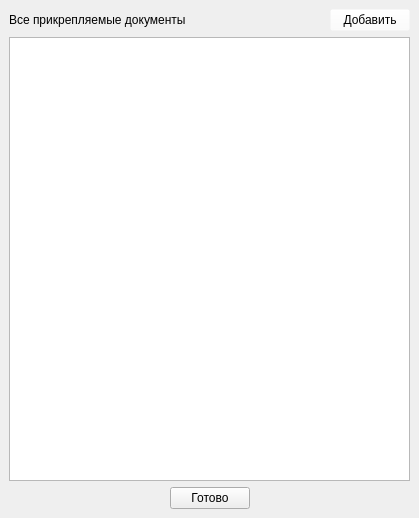
<?xml version="1.0" encoding="UTF-8"?>
<ui version="4.0">
 <class>List_editor</class>
 <widget class="QMainWindow" name="List_editor">
  <property name="geometry">
   <rect>
    <x>0</x>
    <y>0</y>
    <width>419</width>
    <height>518</height>
   </rect>
  </property>
  <property name="windowTitle">
   <string>MainWindow</string>
  </property>
  <widget class="QWidget" name="centralwidget">
   <layout class="QVBoxLayout" name="verticalLayout">
    <item>
     <layout class="QHBoxLayout" name="horizontalLayout">
      <item>
       <widget class="QLabel" name="label">
        <property name="text">
         <string>Все прикрепляемые документы</string>
        </property>
       </widget>
      </item>
      <item>
       <spacer name="horizontalSpacer_3">
        <property name="orientation">
         <enum>Qt::Horizontal</enum>
        </property>
        <property name="sizeHint" stdset="0">
         <size>
          <width>40</width>
          <height>20</height>
         </size>
        </property>
       </spacer>
      </item>
      <item>
       <widget class="QPushButton" name="pushButton">
        <property name="styleSheet">
         <string notr="true">background-color: rgba(255, 255, 255, 0);</string>
        </property>
        <property name="text">
         <string>Добавить</string>
        </property>
        <property name="icon">
         <iconset>
          <normaloff>interface/icons/add.ico</normaloff>interface/icons/add.ico</iconset>
        </property>
       </widget>
      </item>
     </layout>
    </item>
    <item>
     <widget class="QListWidget" name="listWidget"/>
    </item>
    <item>
     <layout class="QHBoxLayout" name="horizontalLayout_2">
      <item>
       <spacer name="horizontalSpacer">
        <property name="orientation">
         <enum>Qt::Horizontal</enum>
        </property>
        <property name="sizeHint" stdset="0">
         <size>
          <width>40</width>
          <height>20</height>
         </size>
        </property>
       </spacer>
      </item>
      <item>
       <widget class="QPushButton" name="pushButton_3">
        <property name="text">
         <string>Готово</string>
        </property>
       </widget>
      </item>
      <item>
       <spacer name="horizontalSpacer_2">
        <property name="orientation">
         <enum>Qt::Horizontal</enum>
        </property>
        <property name="sizeHint" stdset="0">
         <size>
          <width>40</width>
          <height>20</height>
         </size>
        </property>
       </spacer>
      </item>
     </layout>
    </item>
   </layout>
  </widget>
 </widget>
 <resources/>
 <connections/>
</ui>
